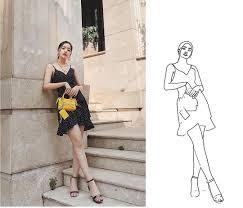
#> input picture uploadImg/10.jpg, 243 x 208 px; its folder holds only this picture in this run
$ python -i mirror_symmetry.py   (imports and definitions only)
#> lines starting #> are read from the running program, lines starting #| are printed output that depends on the picture
import sys
import cv2
import matplotlib.pyplot as plt
import seaborn as sns
import numpy as np
import glob

# create SIFT object ((a feature detection algorithm))
sift = cv2.xfeatures2d.SIFT_create()
# create BFMatcher object
bf = cv2.BFMatcher()

####################
## Run whole process
####################

# [28 lines left out: function detecting_mirrorLine, not called in this run]


#############################
## Mirror symmetry detection
#############################


class Mirror_Symmetry_detection:
    def __init__(self, image_path: str):
        self.image = self._read_color_image(image_path) # convert the image into the array/matrix

        self.filename = image_path.split('/')[-1]

        self.reflected_image = np.fliplr(self.image) # Flipped version of image

        # find the keypoints and descriptors with SIFT
        self.kp1, self.des1 = sift.detectAndCompute(self.image, None)
        self.kp2, self.des2 = sift.detectAndCompute(self.reflected_image, None)


    def _read_color_image(self, image_path):
        """
        convert the image into the array/matrix with oroginal color
        """
#> called with image_path = 'uploadImg/10.jpg'
        image = cv2.imread(image_path) # convert the image into the array/matrix
#> image is the input picture: shape (208, 243, 3); mean B, G, R 190.5, 197, 204.7
        b,g,r = cv2.split(image)       # get b,g,r
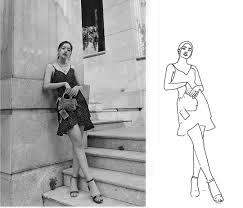
#> b: shape (208, 243); min 0, max 255, mean 190.5
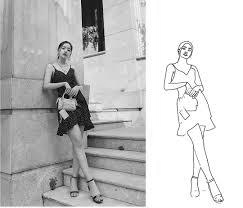
#> g: shape (208, 243); min 0, max 255, mean 197
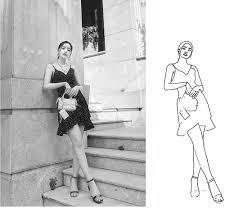
#> r: shape (208, 243); min 0, max 255, mean 204.7
        image = cv2.merge([r,g,b])     # switch it to rgb
#> in __init__, `self.reflected_image = np.fliplr(self.image)`:
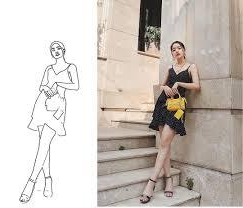
#> self.reflected_image: shape (208, 243, 3); mean R, G, B 204.7, 197, 190.5
#> in __init__, `self.kp1, self.des1 = sift.detectAndCompute(self.image, None)`: self.kp1 = 213 keypoints; strongest (x, y, size): (140, 109, 2.1), (102, 48, 4.8), (60, 45, 2.4), (144, 58, 2.2)
#> in __init__, `self.kp2, self.des2 = sift.detectAndCompute(self.reflected_image, None)`: self.kp2 = 213 keypoints; strongest (x, y, size): (103, 109, 2.1), (141, 48, 4.8), (182, 45, 2.4), (99, 58, 2.2)

        return image


    def find_matchpoints(self):
        """
        Extracting and Matching a pair of symmetric features

        Matches are then sort between the features ki and the mirrored features mj
        to form a set of (pi,pj) pairs of potentially symmetric features.

        Ideally a keypoint at a certain spot on the object in original image should have a descriptor very similar to
        the descriptor on a point on the object in its mirrored version
        """
        # use BFMatcher.knnMatch() to get （k=2）matches
        matches = bf.knnMatch(self.des1, self.des2, k=2)
#> matches = 213 matches
        # these matches are equivalent only one need be recorded
        matchpoints = [item[0] for item in matches]
#> matchpoints = 213 matches

        # sort to determine the dominant symmetries
        # Distance between descriptors. The lower, the better it is.
        matchpoints = sorted(matchpoints, key = lambda x: x.distance)

        return matchpoints


    # [183 lines left out: functions find_points_r_theta, draw_matches, draw_hex, find_coordinate_maxhexbin, sort_hexbin_by_votes, is_symmetry and 2 more, not called in this run]

>>> result = Mirror_Symmetry_detection('uploadImg/10.jpg').find_matchpoints()
#> result = 213 matches

$ run again, on uploadImg/12.jpg
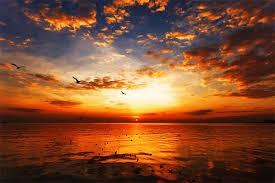
#> input picture uploadImg/12.jpg, 275 x 183 px
#> in _read_color_image, image is the input picture: shape (183, 275, 3); mean B, G, R 48.2, 77.7, 131.5
#> in _read_color_image, `b,g,r = cv2.split(image)`:
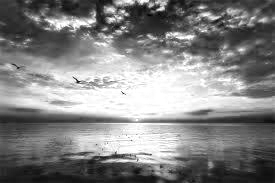
#> r: shape (183, 275); min 0, max 255, mean 131.5
#> in __init__, `self.reflected_image = np.fliplr(self.image)`:
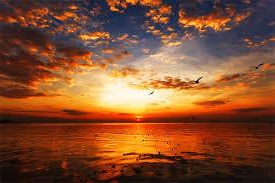
#> self.reflected_image: shape (183, 275, 3); mean R, G, B 131.5, 77.7, 48.2
#> self.kp1 = 234 keypoints; strongest (x, y, size): (78, 82, 2.1), (144, 87, 57.8), (107, 84, 6.9), (181, 38, 2.4)
#> self.kp2 = 241 keypoints; strongest (x, y, size): (197, 82, 2.1), (131, 87, 57.5), (168, 84, 6.9), (180, 85, 7.3)
#> matches = 234 matches
